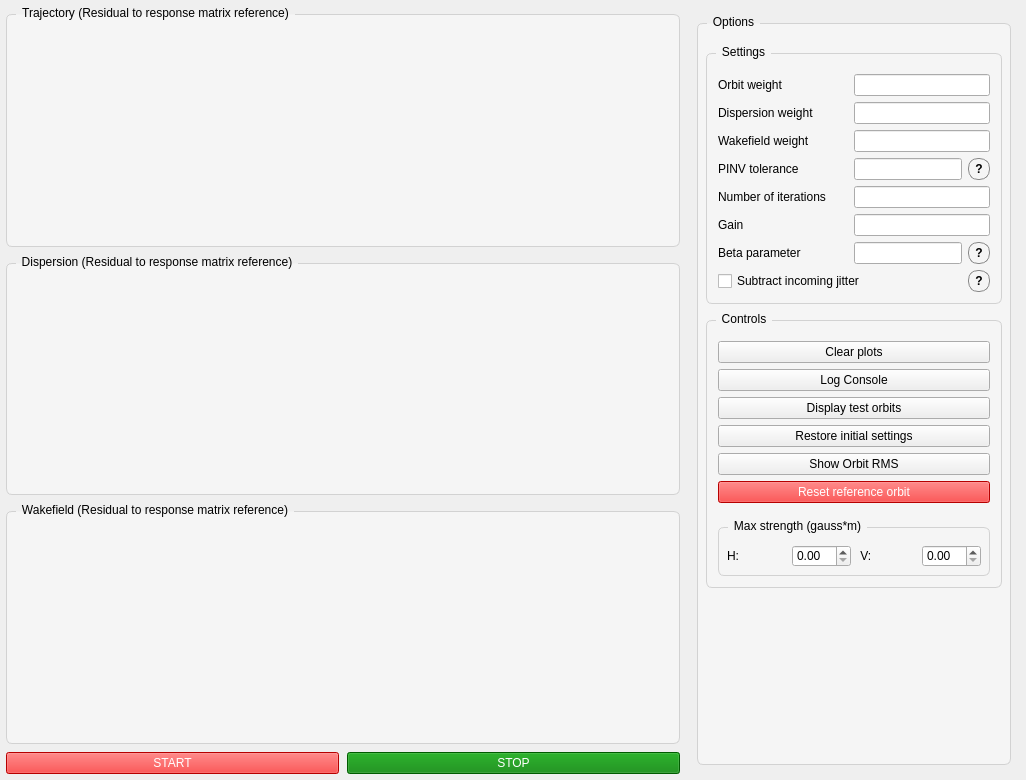
        <widget class="QWidget" name="tab_correction">
         <attribute name="title">
          <string>Correction</string>
         </attribute>
         <layout class="QHBoxLayout" name="correction_root_layout">
          <property name="spacing">
           <number>8</number>
          </property>
          <property name="leftMargin">
           <number>6</number>
          </property>
          <property name="topMargin">
           <number>6</number>
          </property>
          <property name="rightMargin">
           <number>6</number>
          </property>
          <property name="bottomMargin">
           <number>6</number>
          </property>
          <item>
           <layout class="QVBoxLayout" name="plots_column_layout">
            <item>
             <widget class="QGroupBox" name="groupBox_2">
              <property name="styleSheet">
               <string notr="true">QGroupBox#groupBox_2 {
    background-color: rgb(245, 245, 245);
    border: 1px solid rgb(210, 210, 210);
    border-radius: 6px;
    margin-top: 8px;
    padding-top: 6px;
}
QGroupBox#groupBox_2::title {
    subcontrol-origin: margin;
    left: 10px;
    padding: 0 4px 0 4px;
}</string>
              </property>
              <property name="title">
               <string>Trajectory (Residual to response matrix reference)</string>
              </property>
              <layout class="QVBoxLayout" name="verticalLayout_8">
               <item>
                <widget class="QWidget" name="plot_widget_3" native="true">
                 <property name="sizePolicy">
                  <sizepolicy hsizetype="Expanding" vsizetype="Expanding">
                   <horstretch>0</horstretch>
                   <verstretch>1</verstretch>
                  </sizepolicy>
                 </property>
                 <property name="minimumSize">
                  <size>
                   <width>650</width>
                   <height>170</height>
                  </size>
                 </property>
                </widget>
               </item>
              </layout>
             </widget>
            </item>
            <item>
             <widget class="QGroupBox" name="groupBox_3">
              <property name="styleSheet">
               <string notr="true">QGroupBox#groupBox_3 {
    background-color: rgb(245, 245, 245);
    border: 1px solid rgb(210, 210, 210);
    border-radius: 6px;
    margin-top: 8px;
    padding-top: 6px;
}
QGroupBox#groupBox_3::title {
    subcontrol-origin: margin;
    left: 10px;
    padding: 0 4px 0 4px;
}</string>
              </property>
              <property name="title">
               <string>Dispersion (Residual to response matrix reference)</string>
              </property>
              <layout class="QVBoxLayout" name="verticalLayout_4">
               <item>
                <widget class="QWidget" name="plot_widget_4" native="true">
                 <property name="sizePolicy">
                  <sizepolicy hsizetype="Expanding" vsizetype="Expanding">
                   <horstretch>0</horstretch>
                   <verstretch>1</verstretch>
                  </sizepolicy>
                 </property>
                 <property name="minimumSize">
                  <size>
                   <width>650</width>
                   <height>170</height>
                  </size>
                 </property>
                </widget>
               </item>
              </layout>
             </widget>
            </item>
            <item>
             <widget class="QGroupBox" name="groupBox_4">
              <property name="styleSheet">
               <string notr="true">QGroupBox#groupBox_4 {
    background-color: rgb(245, 245, 245);
    border: 1px solid rgb(210, 210, 210);
    border-radius: 6px;
    margin-top: 8px;
    padding-top: 6px;
}
QGroupBox#groupBox_4::title {
    subcontrol-origin: margin;
    left: 10px;
    padding: 0 4px 0 4px;
}</string>
              </property>
              <property name="title">
               <string>Wakefield (Residual to response matrix reference)</string>
              </property>
              <layout class="QVBoxLayout" name="verticalLayout_5">
               <item>
                <widget class="QWidget" name="plot_widget_5" native="true">
                 <property name="sizePolicy">
                  <sizepolicy hsizetype="Expanding" vsizetype="Expanding">
                   <horstretch>0</horstretch>
                   <verstretch>1</verstretch>
                  </sizepolicy>
                 </property>
                 <property name="minimumSize">
                  <size>
                   <width>650</width>
                   <height>170</height>
                  </size>
                 </property>
                </widget>
               </item>
              </layout>
             </widget>
            </item>
            <item>
             <layout class="QHBoxLayout" name="buttons_layout">
              <item>
               <widget class="QPushButton" name="start_button">
                <property name="styleSheet">
                 <string notr="true">background-color: red; color: white;</string>
                </property>
                <property name="text">
                 <string>START</string>
                </property>
               </widget>
              </item>
              <item>
               <widget class="QPushButton" name="stop_button">
                <property name="styleSheet">
                 <string notr="true">background-color: green; color: white;</string>
                </property>
                <property name="text">
                 <string>STOP</string>
                </property>
               </widget>
              </item>
             </layout>
            </item>
           </layout>
          </item>
          <item>
           <widget class="QWidget" name="correction_right_panel" native="true">
            <property name="minimumSize">
             <size>
              <width>320</width>
              <height>0</height>
             </size>
            </property>
            <property name="maximumSize">
             <size>
              <width>420</width>
              <height>16777215</height>
             </size>
            </property>
            <layout class="QVBoxLayout" name="correction_right_panel_layout">
             <property name="spacing">
              <number>8</number>
             </property>
             <item>
              <widget class="QGroupBox" name="options_wrapper_group">
               <property name="styleSheet">
                <string notr="true">QGroupBox#options_wrapper_group {
    background-color: rgb(245, 245, 245);
    border: 1px solid rgb(210, 210, 210);
    border-radius: 6px;
    margin-top: 8px;
    padding-top: 6px;
}
QGroupBox#options_wrapper_group::title {
    subcontrol-origin: margin;
    left: 10px;
    padding: 0 4px 0 4px;
}</string>
               </property>
               <property name="title">
                <string>Options</string>
               </property>
               <layout class="QVBoxLayout" name="options_wrapper_layout">
                <property name="spacing">
                 <number>8</number>
                </property>
                <property name="leftMargin">
                 <number>6</number>
                </property>
                <property name="topMargin">
                 <number>10</number>
                </property>
                <property name="rightMargin">
                 <number>6</number>
                </property>
                <property name="bottomMargin">
                 <number>6</number>
                </property>
                <item>
                 <widget class="QGroupBox" name="groupBox">
                  <property name="styleSheet">
                   <string notr="true">QGroupBox#groupBox {
    background-color: rgb(245, 245, 245);
    border: 1px solid rgb(210, 210, 210);
    border-radius: 6px;
    margin-top: 8px;
    padding-top: 6px;
}
QGroupBox#groupBox::title {
    subcontrol-origin: margin;
    left: 10px;
    padding: 0 4px 0 4px;
}</string>
                  </property>
                  <property name="title">
                   <string>Settings</string>
                  </property>
                  <layout class="QVBoxLayout" name="verticalLayout_3">
                   <item>
                    <layout class="QHBoxLayout" name="horizontalLayout_3">
                     <item>
                      <widget class="QLabel" name="label">
                       <property name="minimumSize">
                        <size>
                         <width>130</width>
                         <height>0</height>
                        </size>
                       </property>
                       <property name="maximumSize">
                        <size>
                         <width>130</width>
                         <height>16777215</height>
                        </size>
                       </property>
                       <property name="text">
                        <string>Orbit weight</string>
                       </property>
                      </widget>
                     </item>
                     <item>
                      <widget class="QLineEdit" name="lineEdit">
                       <property name="sizePolicy">
                        <sizepolicy hsizetype="Expanding" vsizetype="Fixed">
                         <horstretch>0</horstretch>
                         <verstretch>0</verstretch>
                        </sizepolicy>
                       </property>
                       <property name="toolTipDuration">
                        <number>5</number>
                       </property>
                      </widget>
                     </item>
                    </layout>
                   </item>
                   <item>
                    <layout class="QHBoxLayout" name="horizontalLayout_4">
                     <item>
                      <widget class="QLabel" name="label_2">
                       <property name="minimumSize">
                        <size>
                         <width>130</width>
                         <height>0</height>
                        </size>
                       </property>
                       <property name="maximumSize">
                        <size>
                         <width>130</width>
                         <height>16777215</height>
                        </size>
                       </property>
                       <property name="text">
                        <string>Dispersion weight</string>
                       </property>
                      </widget>
                     </item>
                     <item>
                      <widget class="QLineEdit" name="lineEdit_2">
                       <property name="sizePolicy">
                        <sizepolicy hsizetype="Expanding" vsizetype="Fixed">
                         <horstretch>0</horstretch>
                         <verstretch>0</verstretch>
                        </sizepolicy>
                       </property>
                      </widget>
                     </item>
                    </layout>
                   </item>
                   <item>
                    <layout class="QHBoxLayout" name="horizontalLayout_5">
                     <item>
                      <widget class="QLabel" name="label_3">
                       <property name="minimumSize">
                        <size>
                         <width>130</width>
                         <height>0</height>
                        </size>
                       </property>
                       <property name="maximumSize">
                        <size>
                         <width>130</width>
                         <height>16777215</height>
                        </size>
                       </property>
                       <property name="text">
                        <string>Wakefield weight</string>
                       </property>
                      </widget>
                     </item>
                     <item>
                      <widget class="QLineEdit" name="lineEdit_3">
                       <property name="sizePolicy">
                        <sizepolicy hsizetype="Expanding" vsizetype="Fixed">
                         <horstretch>0</horstretch>
                         <verstretch>0</verstretch>
                        </sizepolicy>
                       </property>
                      </widget>
                     </item>
                    </layout>
                   </item>
                   <item>
                    <layout class="QHBoxLayout" name="horizontalLayout_8">
                     <item>
                      <widget class="QLabel" name="label_4">
                       <property name="minimumSize">
                        <size>
                         <width>130</width>
                         <height>0</height>
                        </size>
                       </property>
                       <property name="maximumSize">
                        <size>
                         <width>130</width>
                         <height>16777215</height>
                        </size>
                       </property>
                       <property name="text">
                        <string>PINV tolerance</string>
                       </property>
                      </widget>
                     </item>
                     <item>
                      <widget class="QLineEdit" name="lineEdit_4">
                       <property name="sizePolicy">
                        <sizepolicy hsizetype="Expanding" vsizetype="Fixed">
                         <horstretch>0</horstretch>
                         <verstretch>0</verstretch>
                        </sizepolicy>
                       </property>
                      </widget>
                     </item>
                     <item>
                      <widget class="QToolButton" name="pinv_tooltip">
                       <property name="minimumSize">
                        <size>
                         <width>22</width>
                         <height>22</height>
                        </size>
                       </property>
                       <property name="maximumSize">
                        <size>
                         <width>22</width>
                         <height>22</height>
                        </size>
                       </property>
                       <property name="focusPolicy">
                        <enum>Qt::NoFocus</enum>
                       </property>
                       <property name="toolTip">
                        <string>&lt;html&gt;&lt;head/&gt;&lt;body&gt;&lt;p&gt;PINV tolerance sets the pseudoinverse cutoff. Smaller values keep more modes and give stronger but noisier correction. Larger values remove weak modes, making correction more stable but sometimes weaker.&lt;/p&gt;&lt;/body&gt;&lt;/html&gt;</string>
                       </property>
                       <property name="styleSheet">
                        <string notr="true">QToolButton#pinv_tooltip {
    border: 1px solid #888;
    border-radius: 10px;
    min-width: 20px;
    max-width: 20px;
    min-height: 20px;
    max-height: 20px;
    padding: 0px;
    font-weight: bold;
}
QToolButton#pinv_tooltip:hover {
    background-color: #e6e6e6;
}</string>
                       </property>
                       <property name="text">
                        <string>?</string>
                       </property>
                       <property name="autoRaise">
                        <bool>true</bool>
                       </property>
                      </widget>
                     </item>
                    </layout>
                   </item>
                   <item>
                    <layout class="QHBoxLayout" name="horizontalLayout_10">
                     <item>
                      <widget class="QLabel" name="label_5">
                       <property name="minimumSize">
                        <size>
                         <width>130</width>
                         <height>0</height>
                        </size>
                       </property>
                       <property name="maximumSize">
                        <size>
                         <width>130</width>
                         <height>16777215</height>
                        </size>
                       </property>
                       <property name="text">
                        <string>Number of iterations</string>
                       </property>
                      </widget>
                     </item>
                     <item>
                      <widget class="QLineEdit" name="lineEdit_5">
                       <property name="sizePolicy">
                        <sizepolicy hsizetype="Expanding" vsizetype="Fixed">
                         <horstretch>0</horstretch>
                         <verstretch>0</verstretch>
                        </sizepolicy>
                       </property>
                      </widget>
                     </item>
                    </layout>
                   </item>
                   <item>
                    <layout class="QHBoxLayout" name="horizontalLayout_31">
                     <item>
                      <widget class="QLabel" name="label_6">
                       <property name="minimumSize">
                        <size>
                         <width>130</width>
                         <height>0</height>
                        </size>
                       </property>
                       <property name="maximumSize">
                        <size>
                         <width>130</width>
                         <height>16777215</height>
                        </size>
                       </property>
                       <property name="text">
                        <string>Gain</string>
                       </property>
                      </widget>
                     </item>
                     <item>
                      <widget class="QLineEdit" name="lineEdit_6">
                       <property name="sizePolicy">
                        <sizepolicy hsizetype="Expanding" vsizetype="Fixed">
                         <horstretch>0</horstretch>
                         <verstretch>0</verstretch>
                        </sizepolicy>
                       </property>
                      </widget>
                     </item>
                    </layout>
                   </item>
                   <item>
                    <layout class="QHBoxLayout" name="horizontalLayout_beta">
                     <item>
                      <widget class="QLabel" name="label_beta">
                       <property name="minimumSize">
                        <size>
                         <width>130</width>
                         <height>0</height>
                        </size>
                       </property>
                       <property name="maximumSize">
                        <size>
                         <width>130</width>
                         <height>16777215</height>
                        </size>
                       </property>
                       <property name="text">
                        <string>Beta parameter</string>
                       </property>
                      </widget>
                     </item>
                     <item>
                      <widget class="QLineEdit" name="lineEdit_beta">
                       <property name="sizePolicy">
                        <sizepolicy hsizetype="Expanding" vsizetype="Fixed">
                         <horstretch>0</horstretch>
                         <verstretch>0</verstretch>
                        </sizepolicy>
                       </property>
                       <property name="maximumSize">
                        <size>
                         <width>500</width>
                         <height>16777215</height>
                        </size>
                       </property>
                      </widget>
                     </item>
                     <item>
                      <widget class="QToolButton" name="beta_tooltip">
                       <property name="minimumSize">
                        <size>
                         <width>22</width>
                         <height>22</height>
                        </size>
                       </property>
                       <property name="maximumSize">
                        <size>
                         <width>22</width>
                         <height>22</height>
                        </size>
                       </property>
                       <property name="focusPolicy">
                        <enum>Qt::NoFocus</enum>
                       </property>
                       <property name="toolTip">
                        <string>Regularization parameter. If beta &gt; 0, the solver uses (A^T A + beta I)^-1 to stabilize the correction.</string>
                       </property>
                       <property name="styleSheet">
                        <string notr="true">QToolButton#beta_tooltip {
    border: 1px solid #888;
    border-radius: 10px;
    min-width: 20px;
    max-width: 20px;
    min-height: 20px;
    max-height: 20px;
    padding: 0px;
    font-weight: bold;
}
QToolButton#beta_tooltip:hover {
    background-color: #e6e6e6;
}</string>
                       </property>
                       <property name="text">
                        <string>?</string>
                       </property>
                       <property name="autoRaise">
                        <bool>true</bool>
                       </property>
                      </widget>
                     </item>
                    </layout>
                   </item>
                   <item>
                    <layout class="QHBoxLayout" name="jitter_subtraction_layout">
                     <item>
                      <widget class="QCheckBox" name="subtract_jitter_checkbox">
                       <property name="toolTip">
                        <string>&lt;html&gt;&lt;head/&gt;&lt;body&gt;&lt;p&gt;Use upstream BPMs to estimate shot-to-shot incoming beam jitter and subtract it from downstream BPM readings. Recommended mainly for quadrupole mover correction, where the machine configuration remains fixed. For kicker correction with DFS/WFS, use with care because energy or intensity changes can be interpreted as jitter.&lt;/p&gt;&lt;/body&gt;&lt;/html&gt;</string>
                       </property>
                       <property name="text">
                        <string>Subtract incoming jitter</string>
                       </property>
                       <property name="checked">
                        <bool>false</bool>
                       </property>
                      </widget>
                     </item>
                     <item>
                      <widget class="QToolButton" name="jitter_subtraction_tooltip">
                       <property name="minimumSize">
                        <size>
                         <width>22</width>
                         <height>22</height>
                        </size>
                       </property>
                       <property name="maximumSize">
                        <size>
                         <width>22</width>
                         <height>22</height>
                        </size>
                       </property>
                       <property name="focusPolicy">
                        <enum>Qt::NoFocus</enum>
                       </property>
                       <property name="toolTip">
                        <string>&lt;html&gt;&lt;head/&gt;&lt;body&gt;&lt;p&gt;Subtracts correlated incoming beam jitter using upstream BPMs as references.&lt;/p&gt;&lt;p&gt;&lt;span style=&quot; font-weight:600;&quot;&gt;Recommended:&lt;/span&gt; quadrupole mover correction, where the optics/energy stay fixed.&lt;/p&gt;&lt;p&gt;&lt;span style=&quot; font-weight:600;&quot;&gt;For correctors mode &lt;/span&gt;(kicker correction with DFS/WFS): In off-energy or reduced-charge measurements, real physical orbit changes may be mistaken for jitter and over-subtracted.&lt;/p&gt;&lt;/body&gt;&lt;/html&gt;</string>
                       </property>
                       <property name="styleSheet">
                        <string notr="true">QToolButton#jitter_subtraction_tooltip {
    border: 1px solid #888;
    border-radius: 10px;
    min-width: 20px;
    max-width: 20px;
    min-height: 20px;
    max-height: 20px;
    padding: 0px;
    font-weight: bold;
}
QToolButton#jitter_subtraction_tooltip:hover {
    background-color: #e6e6e6;
}</string>
                       </property>
                       <property name="text">
                        <string>?</string>
                       </property>
                       <property name="autoRaise">
                        <bool>true</bool>
                       </property>
                      </widget>
                     </item>
                    </layout>
                   </item>
                  </layout>
                 </widget>
                </item>
                <item>
                 <widget class="QGroupBox" name="correction_controls_group">
                  <property name="styleSheet">
                   <string notr="true">QGroupBox#correction_controls_group {
    background-color: rgb(245, 245, 245);
    border: 1px solid rgb(210, 210, 210);
    border-radius: 6px;
    margin-top: 8px;
    padding-top: 6px;
}
QGroupBox#correction_controls_group::title {
    subcontrol-origin: margin;
    left: 10px;
    padding: 0 4px 0 4px;
}</string>
                  </property>
                  <property name="title">
                   <string>Controls</string>
                  </property>
                  <layout class="QVBoxLayout" name="controls_column_layout">
                   <item>
                    <widget class="QPushButton" name="clear_graphs_button">
                     <property name="text">
                      <string>Clear plots</string>
                     </property>
                    </widget>
                   </item>
                   <item>
                    <widget class="QPushButton" name="pushButton_log">
                     <property name="text">
                      <string>Log Console</string>
                     </property>
                    </widget>
                   </item>
                   <item>
                    <widget class="QPushButton" name="pushButton_testorb">
                     <property name="text">
                      <string>Display test orbits</string>
                     </property>
                    </widget>
                   </item>
                   <item>
                    <widget class="QPushButton" name="restore_initial_settings">
                     <property name="text">
                      <string>Restore initial settings</string>
                     </property>
                    </widget>
                   </item>
                   <item>
                    <widget class="QPushButton" name="show_orbit_RMS_button">
                     <property name="text">
                      <string>Show Orbit RMS</string>
                     </property>
                    </widget>
                   </item>
                   <item>
                    <widget class="QPushButton" name="pushButton_reset_ref_orbit">
                     <property name="styleSheet">
                      <string notr="true">background-color: red; color: white;</string>
                     </property>
                     <property name="text">
                      <string>Reset reference orbit</string>
                     </property>
                    </widget>
                   </item>
                   <item>
                    <spacer name="controls_gap_before_current_group">
                     <property name="orientation">
                      <enum>Qt::Vertical</enum>
                     </property>
                     <property name="sizeType">
                      <enum>QSizePolicy::Fixed</enum>
                     </property>
                     <property name="sizeHint" stdset="0">
                      <size>
                       <width>20</width>
                       <height>10</height>
                      </size>
                     </property>
                    </spacer>
                   </item>
                   <item>
                    <widget class="QGroupBox" name="current_groupbox_right">
                     <property name="styleSheet">
                      <string notr="true">QGroupBox#current_groupbox_right {
    background-color: rgb(245, 245, 245);
    border: 1px solid rgb(210, 210, 210);
    border-radius: 6px;
    margin-top: 8px;
    padding-top: 6px;
}
QGroupBox#current_groupbox_right::title {
    subcontrol-origin: margin;
    left: 10px;
    padding: 0 4px 0 4px;
}</string>
                     </property>
                     <property name="title">
                      <string>Max strength (gauss*m)</string>
                     </property>
                     <layout class="QVBoxLayout" name="current_groupbox_layout">
                      <property name="spacing">
                       <number>6</number>
                      </property>
                      <property name="leftMargin">
                       <number>6</number>
                      </property>
                      <property name="topMargin">
                       <number>6</number>
                      </property>
                      <property name="rightMargin">
                       <number>6</number>
                      </property>
                      <property name="bottomMargin">
                       <number>6</number>
                      </property>
                      <item>
                       <layout class="QHBoxLayout" name="current_layout">
                        <item>
                         <widget class="QLabel" name="horizontal_current_label">
                          <property name="text">
                           <string>H:</string>
                          </property>
                         </widget>
                        </item>
                        <item>
                         <widget class="QDoubleSpinBox" name="max_horizontal_current_spinbox">
                          <property name="singleStep">
                           <double>0.010000000000000</double>
                          </property>
                         </widget>
                        </item>
                        <item>
                         <widget class="QLabel" name="vertical_current_label">
                          <property name="text">
                           <string> V:</string>
                          </property>
                         </widget>
                        </item>
                        <item>
                         <widget class="QDoubleSpinBox" name="max_vertical_current_spinbox">
                          <property name="singleStep">
                           <double>0.010000000000000</double>
                          </property>
                         </widget>
                        </item>
                       </layout>
                      </item>
                     </layout>
                    </widget>
                   </item>
                  </layout>
                 </widget>
                </item>
                <item>
                 <spacer name="logo_top_spacer">
                  <property name="orientation">
                   <enum>Qt::Vertical</enum>
                  </property>
                  <property name="sizeType">
                   <enum>QSizePolicy::Expanding</enum>
                  </property>
                  <property name="sizeHint" stdset="0">
                   <size>
                    <width>20</width>
                    <height>40</height>
                   </size>
                  </property>
                 </spacer>
                </item>
                <item>
                 <layout class="QHBoxLayout" name="logo_center_layout">
                  <item>
                   <spacer name="logo_left_spacer">
                    <property name="orientation">
                     <enum>Qt::Horizontal</enum>
                    </property>
                    <property name="sizeHint" stdset="0">
                     <size>
                      <width>40</width>
                      <height>20</height>
                     </size>
                    </property>
                   </spacer>
                  </item>
                  <item>
                   <widget class="QLabel" name="logo_label">
                    <property name="minimumSize">
                     <size>
                      <width>120</width>
                      <height>80</height>
                     </size>
                    </property>
                    <property name="maximumSize">
                     <size>
                      <width>180</width>
                      <height>60</height>
                     </size>
                    </property>
                    <property name="layoutDirection">
                     <enum>Qt::LeftToRight</enum>
                    </property>
                    <property name="text">
                     <string/>
                    </property>
                    <property name="alignment">
                     <set>Qt::AlignCenter</set>
                    </property>
                    <property name="indent">
                     <number>0</number>
                    </property>
                   </widget>
                  </item>
                  <item>
                   <spacer name="logo_right_spacer">
                    <property name="orientation">
                     <enum>Qt::Horizontal</enum>
                    </property>
                    <property name="sizeHint" stdset="0">
                     <size>
                      <width>40</width>
                      <height>20</height>
                     </size>
                    </property>
                   </spacer>
                  </item>
                 </layout>
                </item>
                <item>
                 <spacer name="controls_vertical_spacer">
                  <property name="orientation">
                   <enum>Qt::Vertical</enum>
                  </property>
                  <property name="sizeType">
                   <enum>QSizePolicy::Expanding</enum>
                  </property>
                  <property name="sizeHint" stdset="0">
                   <size>
                    <width>20</width>
                    <height>40</height>
                   </size>
                  </property>
                 </spacer>
                </item>
               </layout>
              </widget>
             </item>
            </layout>
           </widget>
          </item>
         </layout>
        </widget>
